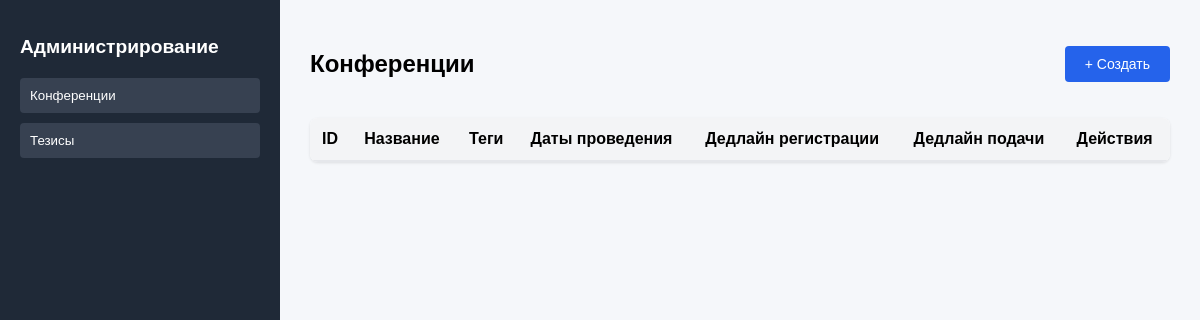
The page /admin on the database as committed earlier.
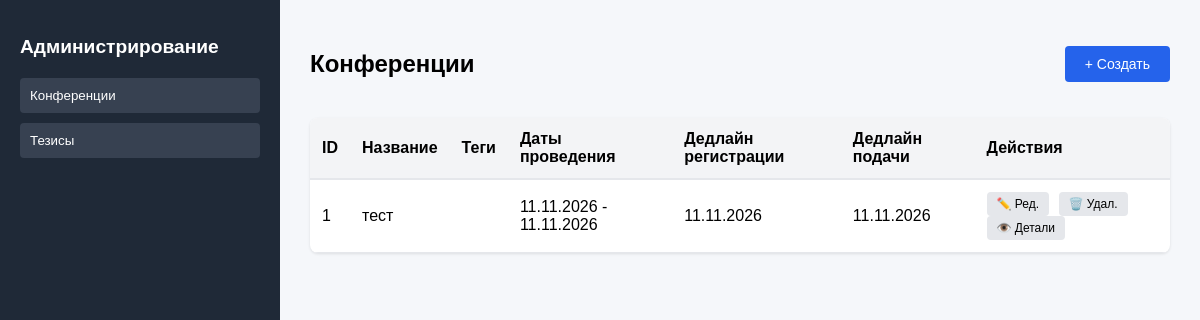
The same page on the database as committed later.
### app/models/conference.py (models this page shows, shortened)
class Conference(Base):
    __tablename__ = "conferences"
    id = Column(Integer, primary_key=True)
    title = Column(String, nullable=False)
    description_md = Column(Text, nullable=False)
    description_html = Column(Text, nullable=False)
    tagline = Column(String)
    registration_deadline = Column(Date, nullable=False)
    submission_deadline = Column(Date, nullable=False)
    program_date = Column(Date, nullable=False)
    start_date = Column(DateTime, nullable=False)
    end_date = Column(DateTime, nullable=False)
    performance_time = Column(Integer, nullable=False)
    applications = relationship(
        "Application",
        backref="conference",
        cascade="all, delete-orphan"
    )
    theses = relationship(
        "Thesis",
        backref="conference",
        cascade="all, delete-orphan"
    )

### app/routes/admin.py (the view)
@admin_bp.get('')
def show_admin_conferences():
    conferences = conference_service.get_all_conferences(g.db)
    theses = thesis_service.get_all_theses(g.db)
    rendered = render_template("admin.html", theses=theses, conferences=conferences)
    return rendered

### app/__init__.py (called while the page is built)
def create_app():
    app = Flask(__name__)
    app.config.from_object(Config)
    @app.before_request
    def before_request():
        g.db = Session()
    @app.teardown_request
    def teardown_db(error):
        db = g.pop('db', None)
        if db is not None:
            if error:
                db.rollback()
            else:
                db.commit()
            db.close()
    Base.metadata.create_all(engine)
    app.register_blueprint(conference_bp)
    app.register_blueprint(admin_bp)
    app.register_blueprint(api_bp)
    return app

### app/repository/conference_repository.py (called while the page is built)
    def get_all(self, session):
        conferences = session.query(Conference).all()
        return conferences

### app/repository/thesis_repository.py (called while the page is built)
    def get_all(self, session):
        return session.query(Thesis).all()

### app/service/conference_service.py (called while the page is built)
    def get_all_conferences(self, session):
        conferences = self.__repo.get_all(session)
        return conferences

### app/service/thesis_service.py (called while the page is built)
    def get_all_theses(self, session):
        return self.__repo.get_all(session)

### app/templates/admin.html (shortened to what this page needs)
<!DOCTYPE html>
<html lang="ru">
<head>
   <link rel="stylesheet" href="{{ url_for('static', filename='css/admin-css.css') }}">
</head>
<body>
<div class="admin-container">
   <aside class="sidebar">
      <h2>Администрирование</h2>
      <button onclick="showSection('conferences')">Конференции</button>
      <button onclick="showSection('theses')">Тезисы</button>
   </aside>
   <main class="content">
      <section id="conferences-section">
         <div class="section-header">
            <h2>Конференции</h2>
            <a href="/admin/conferences/create" class="btn-primary">+ Создать</a>
         </div>
         <table id="conferences-table">
            <thead>
               <tr>
                  <th>ID</th>
                  <th>Название</th>
                  <th>Теги</th>
                  <th>Даты проведения</th>
                  <th>Дедлайн регистрации</th>
                  <th>Дедлайн подачи</th>
                  <th>Действия</th>
               </tr>
            </thead>
            <tbody>
               {% for conference in conferences %}
               <tr>
                  <td>{{ conference.id }}</td>
                  <td>{{ conference.title }}</td>
                  <td>{{ conference.tagline or '' }}</td>
                  <td>
                     {{ conference.start_date.strftime('%d.%m.%Y') }} -
                     {{ conference.end_date.strftime('%d.%m.%Y') }}
                  </td>
                  <td>{{ conference.registration_deadline.strftime('%d.%m.%Y') }}</td>
                  <td>{{ conference.submission_deadline.strftime('%d.%m.%Y') }}</td>
                  <td>
                     <a href="/admin/conferences/{{ conference.id }}/edit" class="small">✏️ Ред.</a>
                     <form method="POST" action="/admin/conferences/{{ conference.id }}/delete" style="display:inline;" onsubmit="return confirm('Удалить конференцию?')">
                        <button type="submit" class="small">🗑️ Удал.</button>
                     </form>
                     <a href="/admin/conferences/{{ conference.id }}" class="small">👁️ Детали</a>
                  </td>
               </tr>
               {% endfor %}
            </tbody>
         </table>
      </section>
   </main>
</div>
</body>
</html>

Rows that differ between the two databases and show on the page:
added Conference: id "1", title "тест", start_date "11.11.2026", end_date "11.11.2026", registration_deadline "11.11.2026", submission_deadline "11.11.2026"
